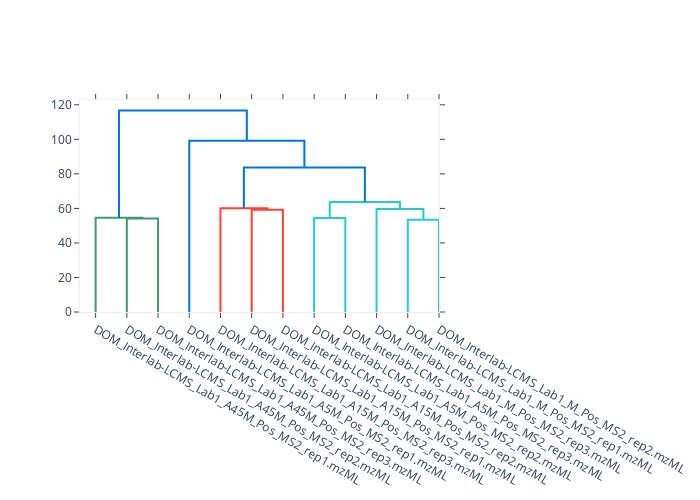

Notebook source saved alongside this figure:
### Markdown cell above
# Hierarchial Clustering Algorithm:

We are now ready to perform a cluter analysis. The concept behind hierarchical clustering is to repeatedly combine the two nearest clusters into a larger cluster.

The first step consists of calculating the distance between every pair of observation points and stores it in a matrix;
1. It puts every point in its own cluster;
2. It merges the closest pairs of points according to their distances;
3. It recomputes the distance between the new cluster and the old ones and stores them in a new distance matrix;
4. It repeats steps 2 and 3 until all the clusters are merged into one single cluster. <br>

### Code cell
fig = ff.create_dendrogram(data_scaled, labels=list(data_scaled.index))
fig.update_layout(width=700, height=500, template='plotly_white')

# save image as pdf
fig.write_image(os.path.join(result_dir, "Cluster_Dendrogram.pdf"), scale=3)

fig.show()

### Figure 1 — Plotly figure (JSON) as saved in the notebook; plotly's stock layout.template omitted (floating-point values rounded to 4 significant figures)
{"data": [{"hoverinfo": "text", "marker": {"color": "rgb(61,153,112)"}, "mode": "lines", "type": "scatter", "x": [15, 15, 25, 25], "xaxis": "x", "y": [0, 54.08, 54.08, 0], "yaxis": "y"}, {"hoverinfo": "text", "marker": {"color": "rgb(61,153,112)"}, "mode": "lines", "type": "scatter", "x": [5, 5, 20, 20], "xaxis": "x", "y": [0, 54.61, 54.61, 54.08], "yaxis": "y"}, {"hoverinfo": "text", "marker": {"color": "rgb(255,65,54)"}, "mode": "lines", "type": "scatter", "x": [55, 55, 65, 65], "xaxis": "x", "y": [0, 59.22, 59.22, 0], "yaxis": "y"}, {"hoverinfo": "text", "marker": {"color": "rgb(255,65,54)"}, "mode": "lines", "type": "scatter", "x": [45, 45, 60, 60], "xaxis": "x", "y": [0, 60.07, 60.07, 59.22], "yaxis": "y"}, {"hoverinfo": "text", "marker": {"color": "rgb(35,205,205)"}, "mode": "lines", "type": "scatter", "x": [75, 75, 85, 85], "xaxis": "x", "y": [0, 54.5, 54.5, 0], "yaxis": "y"}, {"hoverinfo": "text", "marker": {"color": "rgb(35,205,205)"}, "mode": "lines", "type": "scatter", "x": [105, 105, 115, 115], "xaxis": "x", "y": [0, 53.49, 53.49, 0], "yaxis": "y"}, {"hoverinfo": "text", "marker": {"color": "rgb(35,205,205)"}, "mode": "lines", "type": "scatter", "x": [95, 95, 110, 110], "xaxis": "x", "y": [0, 59.63, 59.63, 53.49], "yaxis": "y"}, {"hoverinfo": "text", "marker": {"color": "rgb(35,205,205)"}, "mode": "lines", "type": "scatter", "x": [80, 80, 102.5, 102.5], "xaxis": "x", "y": [54.5, 63.66, 63.66, 59.63], "yaxis": "y"}, {"hoverinfo": "text", "marker": {"color": "rgb(0,116,217)"}, "mode": "lines", "type": "scatter", "x": [52.5, 52.5, 91.25, 91.25], "xaxis": "x", "y": [60.07, 83.64, 83.64, 63.66], "yaxis": "y"}, {"hoverinfo": "text", "marker": {"color": "rgb(0,116,217)"}, "mode": "lines", "type": "scatter", "x": [35, 35, 71.88, 71.88], "xaxis": "x", "y": [0, 99.17, 99.17, 83.64], "yaxis": "y"}, {"hoverinfo": "text", "marker": {"color": "rgb(0,116,217)"}, "mode": "lines", "type": "scatter", "x": [12.5, 12.5, 53.44, 53.44], "xaxis": "x", "y": [54.61, 116.6, 116.6, 99.17], "yaxis": "y"}], "layout": {"autosize": false, "height": 500, "hovermode": "closest", "showlegend": false, "width": 700, "xaxis": {"autorange": true, "mirror": "allticks", "range": [0, 115], "rangemode": "tozero", "showgrid": false, "showline": true, "showticklabels": true, "tickmode": "array", "ticks": "outside", "ticktext": ["DOM_Interlab-LCMS_Lab1_A45M_Pos_MS2_rep1.mzML", "DOM_Interlab-LCMS_Lab1_A45M_Pos_MS2_rep2.mzML", "DOM_Interlab-LCMS_Lab1_A45M_Pos_MS2_rep3.mzML", "DOM_Interlab-LCMS_Lab1_A5M_Pos_MS2_rep1.mzML", "DOM_Interlab-LCMS_Lab1_A15M_Pos_MS2_rep3.mzML", "DOM_Interlab-LCMS_Lab1_A15M_Pos_MS2_rep1.mzML", "DOM_Interlab-LCMS_Lab1_A15M_Pos_MS2_rep2.mzML", "DOM_Interlab-LCMS_Lab1_A5M_Pos_MS2_rep2.mzML", "DOM_Interlab-LCMS_Lab1_A5M_Pos_MS2_rep3.mzML", "DOM_Interlab-LCMS_Lab1_M_Pos_MS2_rep3.mzML", "DOM_Interlab-LCMS_Lab1_M_Pos_MS2_rep1.mzML", "DOM_Interlab-LCMS_Lab1_M_Pos_MS2_rep2.mzML"], "tickvals": [5, 15, 25, 35, 45, 55, 65, 75, 85, 95, 105, 115], "type": "linear", "zeroline": false}, "yaxis": {"autorange": true, "mirror": "allticks", "range": [0, 122.8], "rangemode": "tozero", "showgrid": false, "showline": true, "showticklabels": true, "ticks": "outside", "type": "linear", "zeroline": false}}}
